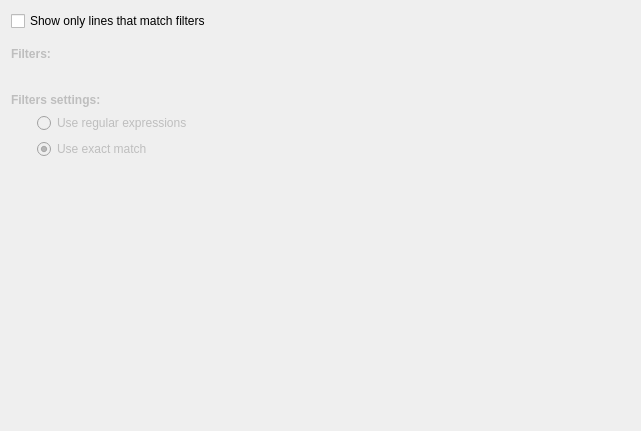
<ui version="4.0" >
 <class>filtersConfig</class>
 <widget class="QWidget" name="filtersConfig" >
  <property name="geometry" >
   <rect>
    <x>0</x>
    <y>0</y>
    <width>641</width>
    <height>431</height>
   </rect>
  </property>
  <layout class="QGridLayout" name="gridLayout" >
   <item row="6" column="0" >
    <spacer name="horizontalSpacer" >
     <property name="orientation" >
      <enum>Qt::Horizontal</enum>
     </property>
     <property name="sizeType" >
      <enum>QSizePolicy::Fixed</enum>
     </property>
     <property name="sizeHint" stdset="0" >
      <size>
       <width>20</width>
       <height>20</height>
      </size>
     </property>
    </spacer>
   </item>
   <item row="8" column="1" >
    <widget class="KEditListWidget" name="filtersListWidget" >
     <property name="enabled" >
      <bool>false</bool>
     </property>
    </widget>
   </item>
   <item row="9" column="0" colspan="2" >
    <widget class="QLabel" name="label_2" >
     <property name="enabled" >
      <bool>false</bool>
     </property>
     <property name="font" >
      <font>
       <weight>75</weight>
       <bold>true</bold>
      </font>
     </property>
     <property name="text" >
      <string>Filters settings:</string>
     </property>
    </widget>
   </item>
   <item row="10" column="1" >
    <widget class="QRadioButton" name="useRegularExpressionsRadioButton" >
     <property name="enabled" >
      <bool>false</bool>
     </property>
     <property name="text" >
      <string>Use regular expressions</string>
     </property>
    </widget>
   </item>
   <item row="11" column="1" >
    <widget class="QRadioButton" name="useExactMatchRadioButton" >
     <property name="enabled" >
      <bool>false</bool>
     </property>
     <property name="text" >
      <string>Use exact match</string>
     </property>
     <property name="checked" >
      <bool>true</bool>
     </property>
    </widget>
   </item>
   <item row="12" column="1" >
    <spacer name="verticalSpacer" >
     <property name="orientation" >
      <enum>Qt::Vertical</enum>
     </property>
     <property name="sizeHint" stdset="0" >
      <size>
       <width>20</width>
       <height>25</height>
      </size>
     </property>
    </spacer>
   </item>
   <item row="5" column="0" colspan="2" >
    <widget class="QLabel" name="label" >
     <property name="enabled" >
      <bool>false</bool>
     </property>
     <property name="font" >
      <font>
       <weight>75</weight>
       <bold>true</bold>
      </font>
     </property>
     <property name="text" >
      <string>Filters:</string>
     </property>
    </widget>
   </item>
   <item row="3" column="0" colspan="2" >
    <widget class="QCheckBox" name="showOnlyMatchesCheckBox" >
     <property name="text" >
      <string>Show only lines that match filters</string>
     </property>
    </widget>
   </item>
   <item row="4" column="0" >
    <spacer name="verticalSpacer_2" >
     <property name="orientation" >
      <enum>Qt::Vertical</enum>
     </property>
     <property name="sizeType" >
      <enum>QSizePolicy::Fixed</enum>
     </property>
     <property name="sizeHint" stdset="0" >
      <size>
       <width>20</width>
       <height>10</height>
      </size>
     </property>
    </spacer>
   </item>
  </layout>
 </widget>
 <customwidgets>
  <customwidget>
   <class>KEditListWidget</class>
   <extends>QWidget</extends>
   <header>keditlistwidget.h</header>
  </customwidget>
 </customwidgets>
 <connections>
  <connection>
   <sender>showOnlyMatchesCheckBox</sender>
   <signal>toggled(bool)</signal>
   <receiver>label</receiver>
   <slot>setEnabled(bool)</slot>
   <hints>
    <hint type="sourcelabel" >
     <x>61</x>
     <y>14</y>
    </hint>
    <hint type="destinationlabel" >
     <x>10</x>
     <y>56</y>
    </hint>
   </hints>
  </connection>
  <connection>
   <sender>showOnlyMatchesCheckBox</sender>
   <signal>toggled(bool)</signal>
   <receiver>filtersListWidget</receiver>
   <slot>setEnabled(bool)</slot>
   <hints>
    <hint type="sourcelabel" >
     <x>170</x>
     <y>15</y>
    </hint>
    <hint type="destinationlabel" >
     <x>161</x>
     <y>105</y>
    </hint>
   </hints>
  </connection>
  <connection>
   <sender>showOnlyMatchesCheckBox</sender>
   <signal>toggled(bool)</signal>
   <receiver>label_2</receiver>
   <slot>setEnabled(bool)</slot>
   <hints>
    <hint type="sourcelabel" >
     <x>69</x>
     <y>17</y>
    </hint>
    <hint type="destinationlabel" >
     <x>12</x>
     <y>345</y>
    </hint>
   </hints>
  </connection>
  <connection>
   <sender>showOnlyMatchesCheckBox</sender>
   <signal>toggled(bool)</signal>
   <receiver>useRegularExpressionsRadioButton</receiver>
   <slot>setEnabled(bool)</slot>
   <hints>
    <hint type="sourcelabel" >
     <x>76</x>
     <y>17</y>
    </hint>
    <hint type="destinationlabel" >
     <x>177</x>
     <y>368</y>
    </hint>
   </hints>
  </connection>
  <connection>
   <sender>showOnlyMatchesCheckBox</sender>
   <signal>toggled(bool)</signal>
   <receiver>useExactMatchRadioButton</receiver>
   <slot>setEnabled(bool)</slot>
   <hints>
    <hint type="sourcelabel" >
     <x>76</x>
     <y>13</y>
    </hint>
    <hint type="destinationlabel" >
     <x>117</x>
     <y>380</y>
    </hint>
   </hints>
  </connection>
 </connections>
</ui>
